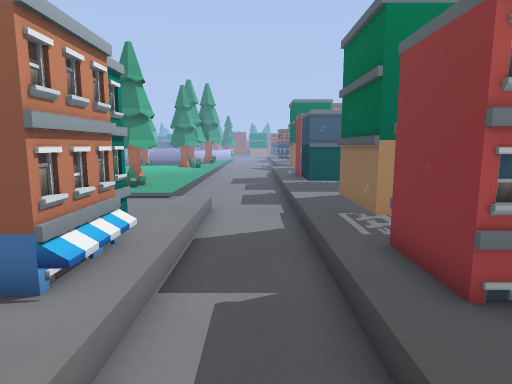
View 1 (above)

24 first-person views from a walk through a level from a Godot 3-D game. The camera is 1.2 m above the floor, tilts 8° down and sees 75° across. The floor is counted in squares, 0.5 m on a side. Each view is taken from the middle of a square. On the plan, view 1 faces up. The plan holds only what a view shows up to about 20 squares ahead; the rest is blank. The place goes on beyond the plan.

View 2
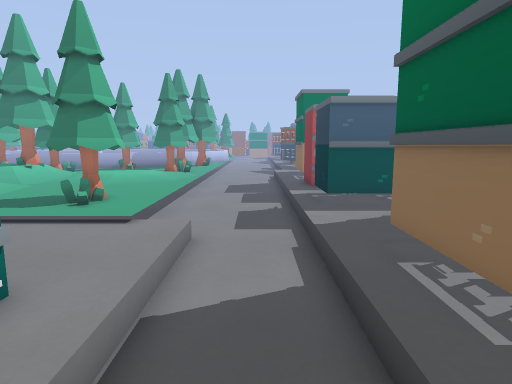

View 3
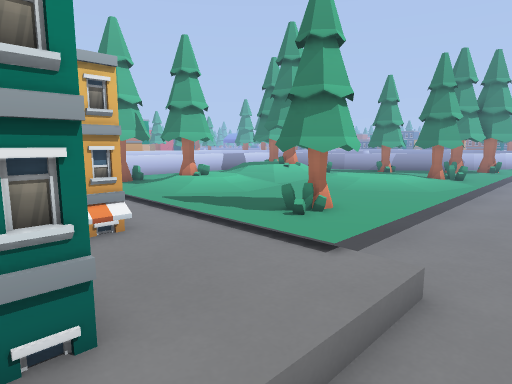

View 4
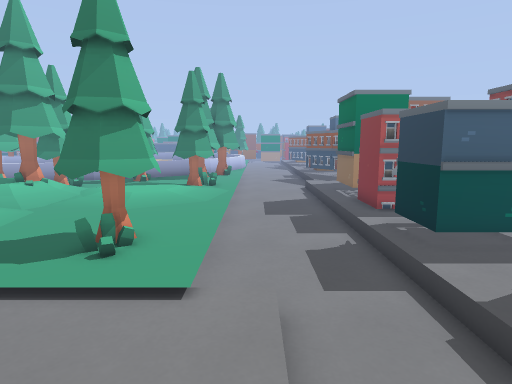

View 5
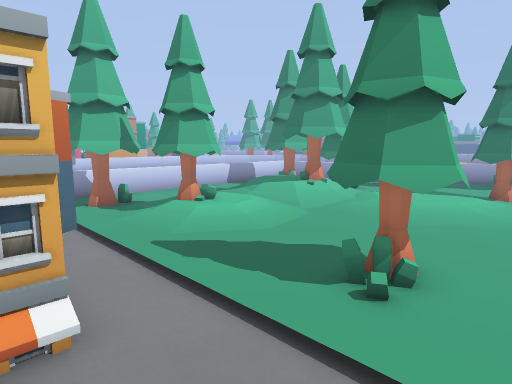

View 6
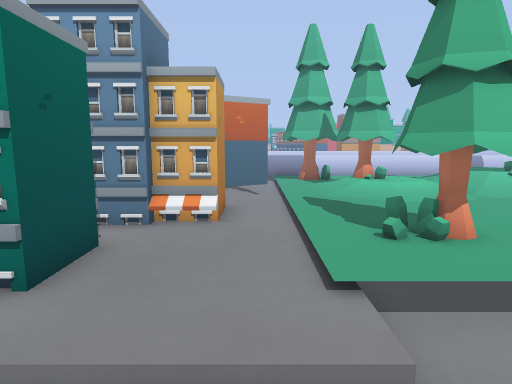

View 7
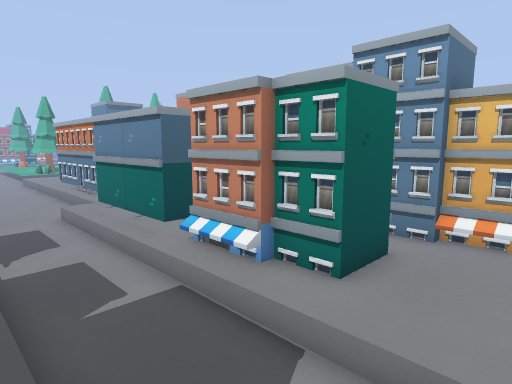

View 8
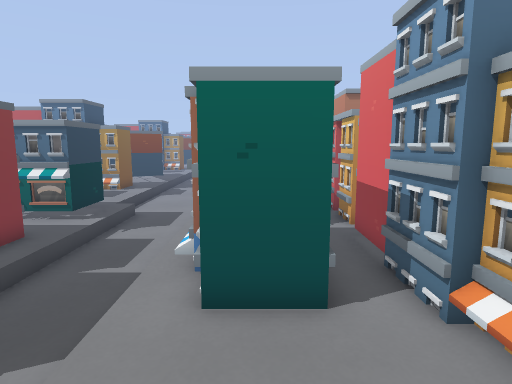

View 9
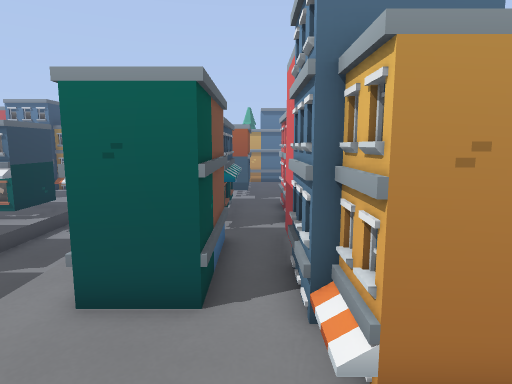

View 10
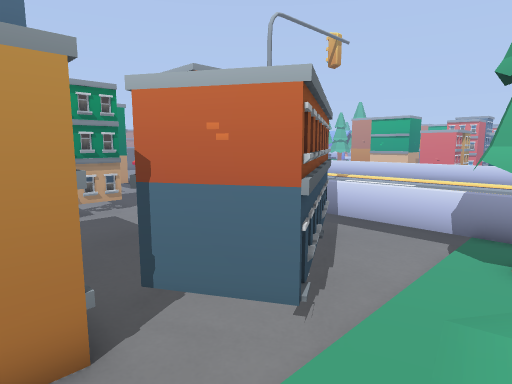

View 11
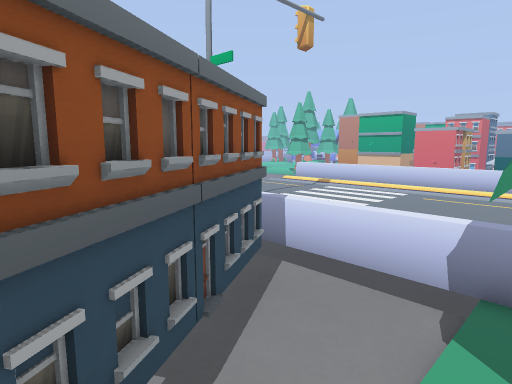

View 12
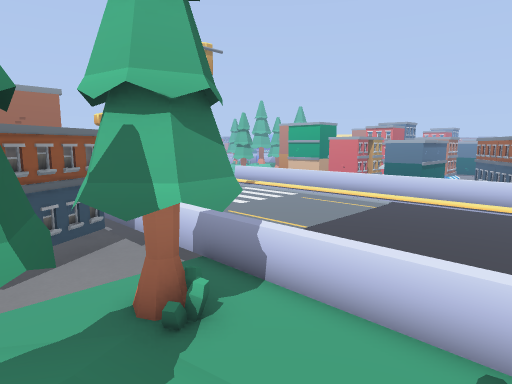

View 13
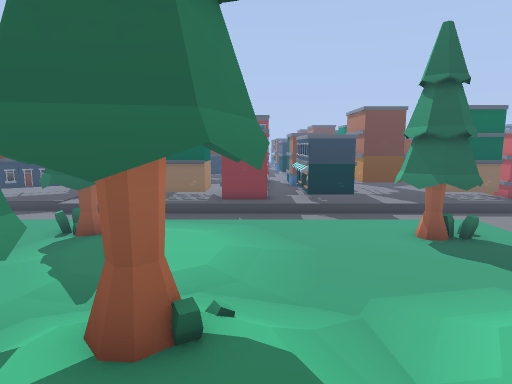

View 14
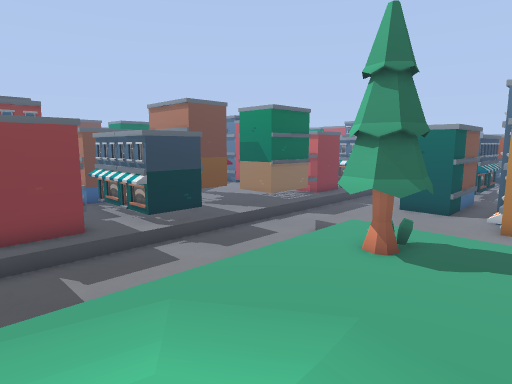

View 15
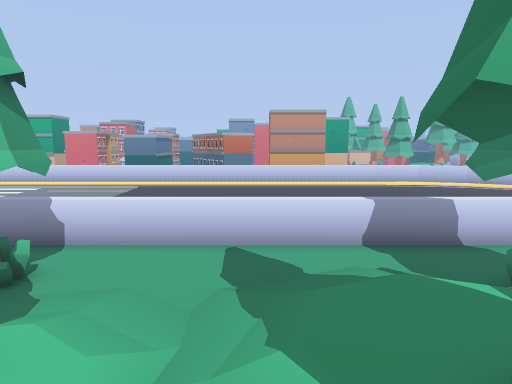

View 16
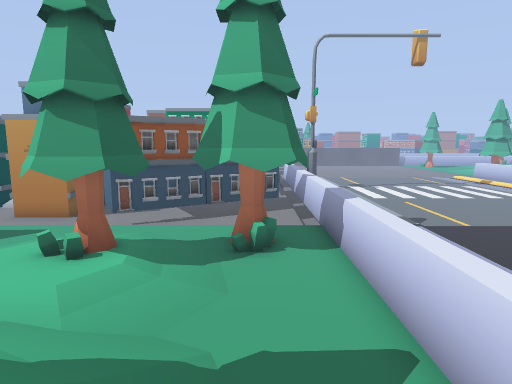

View 17
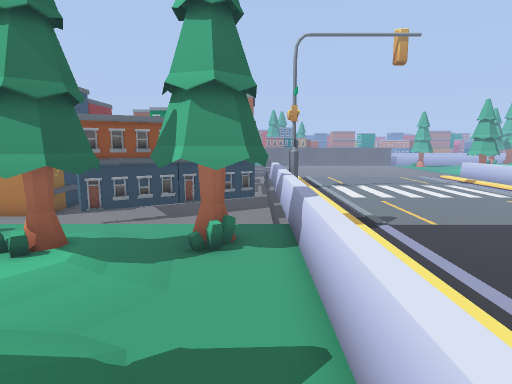

View 18
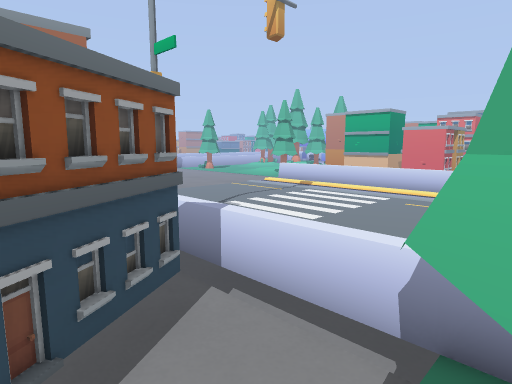

View 19
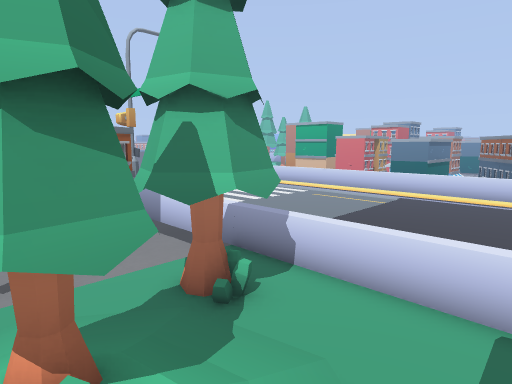

View 20
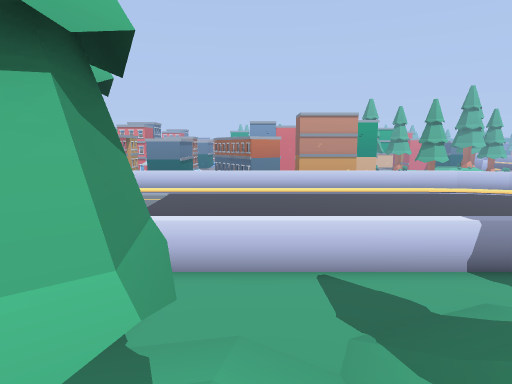

View 21
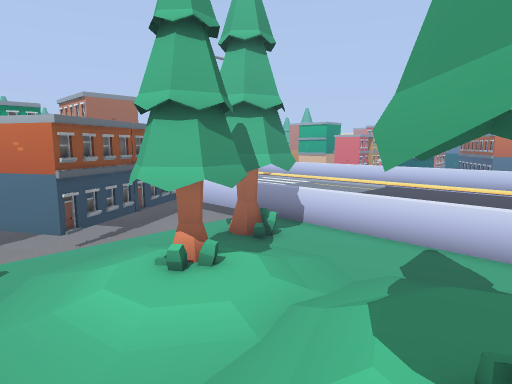

View 22
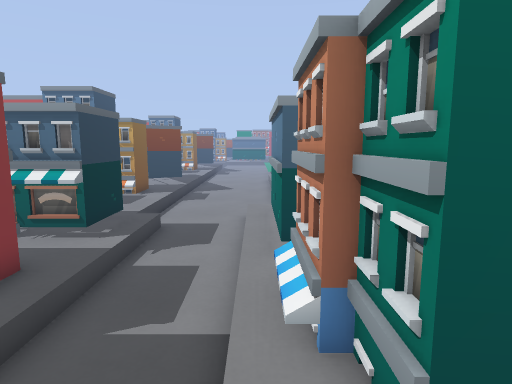

View 23
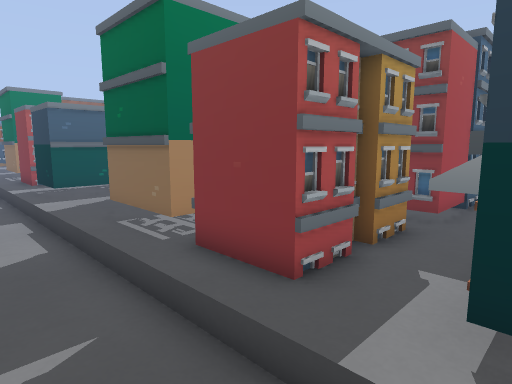

View 24
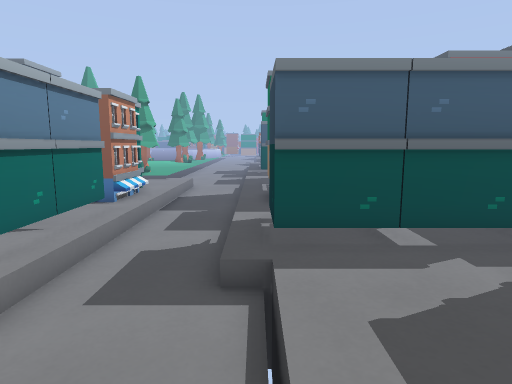

### Floor plan
Key: @ floor where view 1 was taken; # wall or solid block; x gap in a wall; . main floor; : floor 0.25 m higher than the main floor; - floor 0.25 m lower than the main floor; + floor 0.5 m higher than the main floor; / step, stairs or slope; = window, fence, low wall or low ledge; ^ raised ledge; T thing the floor can be seen under or through.
Columns run from 33 left of view 1 to 11 right of it. Each row starts with its distance up from view 1.
 24   :.......    ==###   T::::##./---- #
 23   :.......    ==.#### T:::::::/---- #
 22   :.......    ==.. +#TTT:::::./----.#
 21   :.......    ==.:/+#TTT:::::./----.#
 20   :.......    ==../++TT:::::../----.#
 19   :.......    ==..:://::....../----.#
 18  =:..........:==...::::......./----.##=
 17 ==:..........:==...:=:::....../----.^^##
 16 ==:..........:==..:TTT::...##./----.^
 15 ==:..........:==TTTTTT::...###/----.^^#
 14 ==:..........:==TTT T=:....###/----...#
 13 ==:..........:==TTT.........../----...#
 12 ==:..........:==................---...#
 11 ==:..........:==....###.........---...#
 10  =:..........:==..### TTT##.....--- ###
  9 ==:..........:==.###   TT #.....--- #
  8 ==:..........:==x#    ..T #.###.--- #
  7 ==:..........:==.     ..  #.###.--- #
  6 ==:..........:==.    ...  #.###.---.#
  5 ==:..........:==     ..   #.###.---.#
  4  =:..........:#=    ...   #.###.---.#########
  3  =:..........:#=    ...   ..####---.........#
  2  =:.........   =    ..    #.^ ^#---#^^^^
  1     .......        ###    #.^ ^#---#^^
  0     .......               #.^ ^#-@-#  ^ ^
 -1      ......               #.^ ^#---#^^^^^
 -2        ...                #.####----...
 -3         ..       .        .^^ x.----...
 -4                  .        .^  #-----...
 -5                 ##        .^  #-----...
 -6                           .^  #-----.###
 -7                           .^  #-----.##

Where each view was taken, in squares from view 1:
view 1: 0 up, 0 right, facing up
view 2: 4 up, 0 right, facing up
view 3: 7 up, 0 right, facing up-left
view 4: 7 up, 2 left, facing up
view 5: 9 up, 3 left, facing up-left
view 6: 11 up, 1 right, facing left
view 7: 11 up, 2 right, facing down-left
view 8: 13 up, 4 left, facing down
view 9: 13 up, 6 left, facing down
view 10: 14 up, 8 left, facing down-left
view 11: 13 up, 12 left, facing down-left
view 12: 19 up, 13 left, facing down-left
view 13: 20 up, 15 left, facing right
view 14: 23 up, 9 left, facing down-right
view 15: 19 up, 10 left, facing left
view 16: 22 up, 16 left, facing down
view 17: 22 up, 17 left, facing down
view 18: 13 up, 14 left, facing down-left
view 19: 19 up, 12 left, facing down-left
view 20: 17 up, 11 left, facing left
view 21: 21 up, 9 left, facing down-left
view 22: 10 up, 2 left, facing down
view 23: 1 up, 1 left, facing up-right
view 24: 7 down, 2 right, facing up
